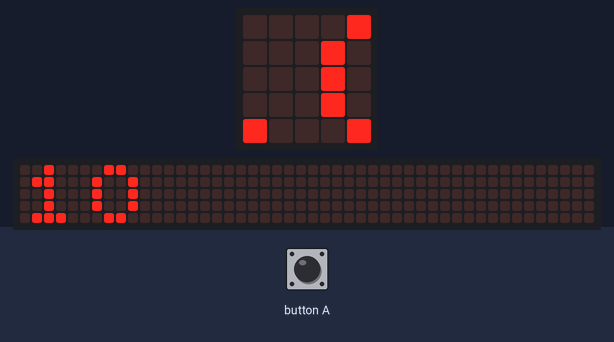
Simulated run of this program. Board: BBC micro:bit (MakeCode). Shown: the board's 5×5 LED display, a strip that is not on the board, showing the scrolling text unrolled. The inputs (shaded band) are chosen by the test bench. The 48×5 strip is a reading aid, not a part: it shows the text the display is scrolling, unrolled, one strip-width of it at a time.

Above: at 1.27 s.
1.3 s: button A pressed for 0.15 s
At 3.19 s:
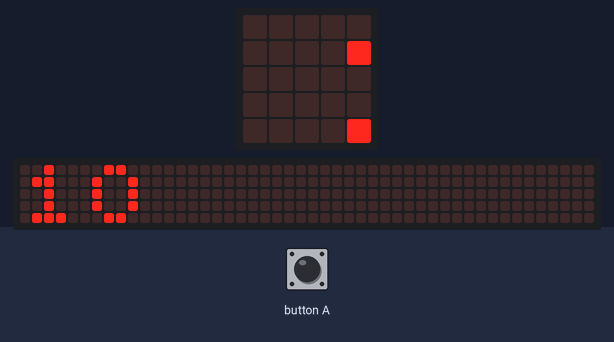
At 6.3 s:
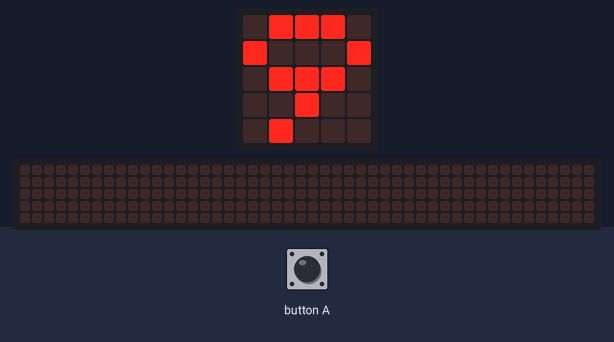
Timing chart, 0 to 7.8 s (numbered marks = the images above; inputs shaded):
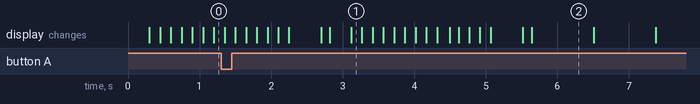

The program:

main.ts
```typescript
input.onButtonPressed(Button.A, function () {
    variable = 11
})
let variable = 0
variable = 11
basic.forever(function () {
    variable += -1
    basic.showNumber(variable)
    if (variable < 1) {
        variable = 11
    }
    basic.pause(100)
})
```

test.ts
```typescript
// aquí va el archivo "tests"; esto no se compilará cuando este paquete se utilice como una extensión.
```

Measured:
- what the display in image 2 shows lasts 0.9 s, from 5.6 s to 6.5 s
